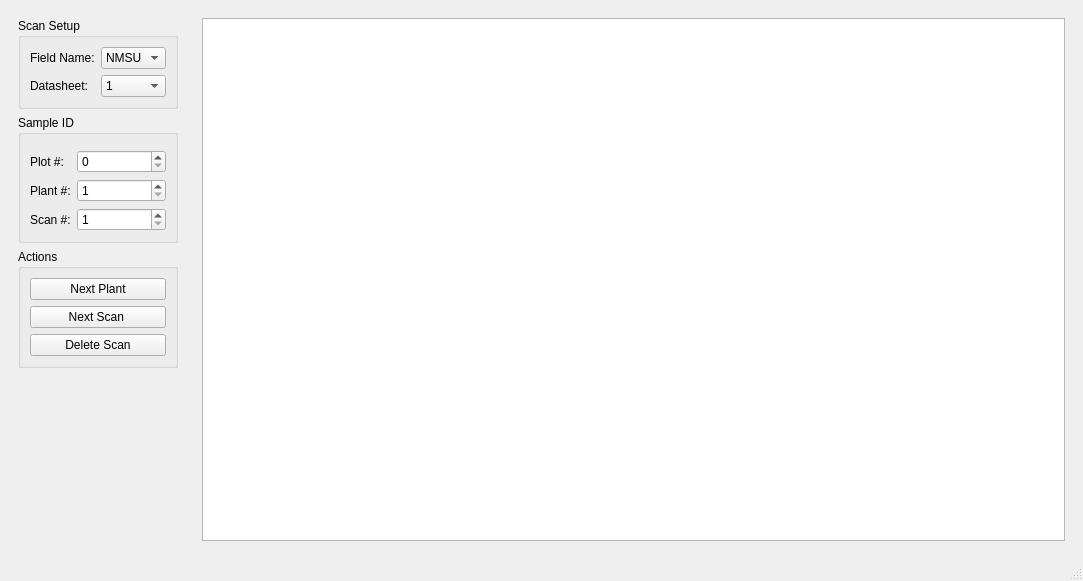
<?xml version="1.0" encoding="UTF-8"?>
<ui version="4.0">
 <class>MainWindow</class>
 <widget class="QMainWindow" name="MainWindow">
  <property name="geometry">
   <rect>
    <x>0</x>
    <y>0</y>
    <width>1083</width>
    <height>581</height>
   </rect>
  </property>
  <property name="minimumSize">
   <size>
    <width>0</width>
    <height>0</height>
   </size>
  </property>
  <property name="windowTitle">
   <string>Leaf Scanner</string>
  </property>
  <widget class="QWidget" name="centralwidget">
   <layout class="QHBoxLayout" name="horizontalLayout_10">
    <item>
     <widget class="QWidget" name="widget" native="true">
      <property name="sizePolicy">
       <sizepolicy hsizetype="Fixed" vsizetype="Preferred">
        <horstretch>0</horstretch>
        <verstretch>0</verstretch>
       </sizepolicy>
      </property>
      <layout class="QVBoxLayout" name="verticalLayout_4">
       <item>
        <widget class="QGroupBox" name="groupBox_3">
         <property name="title">
          <string>Scan Setup</string>
         </property>
         <layout class="QVBoxLayout" name="verticalLayout">
          <item>
           <layout class="QFormLayout" name="formLayout_2">
            <item row="0" column="0">
             <widget class="QLabel" name="label">
              <property name="text">
               <string>Field Name:</string>
              </property>
             </widget>
            </item>
            <item row="0" column="1">
             <widget class="QComboBox" name="field_name_combo">
              <item>
               <property name="text">
                <string>NMSU</string>
               </property>
              </item>
             </widget>
            </item>
            <item row="1" column="0">
             <widget class="QLabel" name="label_3">
              <property name="text">
               <string>Datasheet:</string>
              </property>
             </widget>
            </item>
            <item row="1" column="1">
             <widget class="QComboBox" name="harvest_combo">
              <item>
               <property name="text">
                <string>1</string>
               </property>
              </item>
              <item>
               <property name="text">
                <string>2</string>
               </property>
              </item>
              <item>
               <property name="text">
                <string>3</string>
               </property>
              </item>
              <item>
               <property name="text">
                <string>4</string>
               </property>
              </item>
              <item>
               <property name="text">
                <string>5</string>
               </property>
              </item>
              <item>
               <property name="text">
                <string>6</string>
               </property>
              </item>
              <item>
               <property name="text">
                <string>7</string>
               </property>
              </item>
              <item>
               <property name="text">
                <string>8</string>
               </property>
              </item>
              <item>
               <property name="text">
                <string>9</string>
               </property>
              </item>
             </widget>
            </item>
           </layout>
          </item>
         </layout>
        </widget>
       </item>
       <item>
        <widget class="QGroupBox" name="groupBox">
         <property name="title">
          <string>Sample ID</string>
         </property>
         <layout class="QVBoxLayout" name="verticalLayout_6">
          <item>
           <layout class="QFormLayout" name="formLayout">
            <property name="topMargin">
             <number>6</number>
            </property>
            <item row="0" column="0">
             <widget class="QLabel" name="label_4">
              <property name="text">
               <string>Plot #:</string>
              </property>
             </widget>
            </item>
            <item row="0" column="1">
             <widget class="QSpinBox" name="plot_spin">
              <property name="maximum">
               <number>1000</number>
              </property>
             </widget>
            </item>
            <item row="1" column="0">
             <widget class="QLabel" name="label_5">
              <property name="text">
               <string>Plant #:</string>
              </property>
             </widget>
            </item>
            <item row="1" column="1">
             <widget class="QSpinBox" name="plant_spin">
              <property name="minimum">
               <number>1</number>
              </property>
             </widget>
            </item>
            <item row="2" column="0">
             <widget class="QLabel" name="label_6">
              <property name="text">
               <string>Scan #:</string>
              </property>
             </widget>
            </item>
            <item row="2" column="1">
             <widget class="QSpinBox" name="scan_spin">
              <property name="minimum">
               <number>1</number>
              </property>
             </widget>
            </item>
           </layout>
          </item>
         </layout>
        </widget>
       </item>
       <item>
        <widget class="QGroupBox" name="groupBox_4">
         <property name="title">
          <string>Actions</string>
         </property>
         <layout class="QVBoxLayout" name="verticalLayout_2">
          <item>
           <widget class="QPushButton" name="next_plant">
            <property name="text">
             <string>Next Plant</string>
            </property>
           </widget>
          </item>
          <item>
           <widget class="QPushButton" name="next_scan">
            <property name="text">
             <string>Next Scan </string>
            </property>
           </widget>
          </item>
          <item>
           <widget class="QPushButton" name="delete_scan">
            <property name="text">
             <string>Delete Scan</string>
            </property>
           </widget>
          </item>
         </layout>
        </widget>
       </item>
       <item>
        <spacer name="verticalSpacer">
         <property name="orientation">
          <enum>Qt::Vertical</enum>
         </property>
         <property name="sizeHint" stdset="0">
          <size>
           <width>20</width>
           <height>40</height>
          </size>
         </property>
        </spacer>
       </item>
      </layout>
     </widget>
    </item>
    <item>
     <widget class="QWidget" name="widget_2" native="true">
      <property name="minimumSize">
       <size>
        <width>0</width>
        <height>0</height>
       </size>
      </property>
      <layout class="QVBoxLayout" name="verticalLayout_5">
       <item>
        <widget class="QGraphicsView" name="scan_view"/>
       </item>
      </layout>
     </widget>
    </item>
   </layout>
  </widget>
  <widget class="QMenuBar" name="menubar">
   <property name="geometry">
    <rect>
     <x>0</x>
     <y>0</y>
     <width>1083</width>
     <height>22</height>
    </rect>
   </property>
  </widget>
  <widget class="QStatusBar" name="statusbar"/>
 </widget>
 <resources/>
 <connections/>
</ui>
